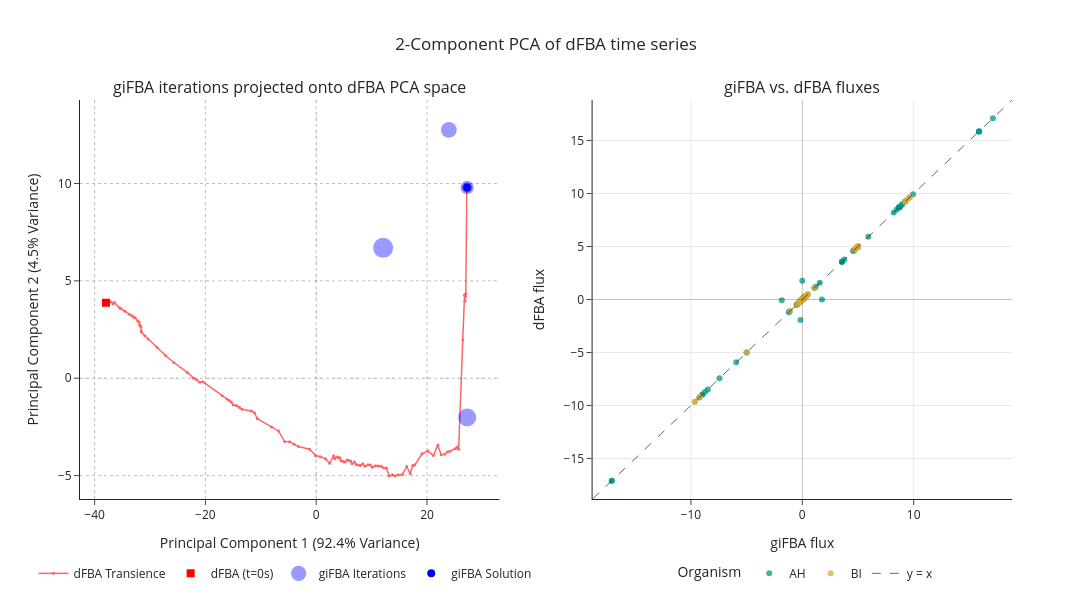

Notebook source saved alongside this figure:
### Code cell
import plotly.graph_objects as go
from plotly.subplots import make_subplots

import benchmark_analysis_utils as bau

FIG_DIR = "../../figures/real_model_figs/dfba_benchmark"

X_train = timeseries_df_flat.values.astype(float)
X_test = org_flux_flat.values.astype(float)

# PCA is fit on the dFBA time series; giFBA iterations are projected onto it
scaler = StandardScaler()
X_train_scaled = scaler.fit_transform(X_train)

pca = PCA(n_components=2)
X_train_pca = pca.fit_transform(X_train_scaled)
X_test_pca = pca.transform(scaler.transform(X_test))

pc1_train, pc2_train = X_train_pca[:, 0], X_train_pca[:, 1]
pc1_new, pc2_new = X_test_pca[:, 0], X_test_pca[:, 1]
var_pc1, var_pc2 = pca.explained_variance_ratio_ * 100

# marker area (pt^2) shrinks across iterations; plotly sizes are diameters
gifba_ms = np.linspace(400, 100, num=len(pc1_new))

# Flux comparison as in the benchmark (VACC_Benchmark_AH_BI.py): giFBA's converged
# fluxes vs. dFBA re-solved with pFBA at the final ODE concentrations; both are
# scaled by relative abundance.
final_conc = dict(zip(m_keys, sol.y[:, -1]))
dfba_final = org_flux.copy(deep=True)
dfba_final.iloc[:] = 0.0
for mdl_idx, model in enumerate(renamed_models):
    for ex_id in m_keys:
        if ex_id in model.reactions and "bio" not in ex_id:
            c = final_conc[ex_id]
            v_max = vmax_vals.loc[str(mdl_idx), ex_id]
            k_m = km_vals.loc[str(mdl_idx), ex_id]
            model.reactions.get_by_id(ex_id).lower_bound = -(v_max * c) / (k_m + c)
    solution = cb.flux_analysis.parsimonious.pfba(model)
    if solution.status == "optimal":
        dfba_final.loc[mdl_idx, list(solution.fluxes.index)] = solution.fluxes * rel_abund[mdl_idx].item()

org_names = {i: model_id for i, model_id in enumerate(ids_list)}
gifba_final = org_flux.reindex(columns=dfba_final.columns, fill_value=0)

flux_df = pd.DataFrame({
    "rxn": np.tile(dfba_final.columns, len(dfba_final)),
    "org": np.repeat([org_names[int(m)] for m in dfba_final.index], dfba_final.shape[1]),
    "dfba": dfba_final.to_numpy(dtype=float).ravel(),
    "gifba": gifba_final.loc[dfba_final.index].to_numpy(dtype=float).ravel(),
})
flux_df = flux_df[(flux_df["dfba"].abs() > 1e-12) | (flux_df["gifba"].abs() > 1e-12)]

fig = make_subplots(
    rows=1, cols=2, horizontal_spacing=0.1,
    subplot_titles=("giFBA iterations projected onto dFBA PCA space", "giFBA vs. dFBA fluxes"),
)

fig.add_trace(go.Scatter(
    x=pc1_train, y=pc2_train, mode="lines+markers", name="dFBA Transience",
    line=dict(color="rgb(255, 0, 0)", width=1.5), marker=dict(size=3),
    opacity=0.6, legend="legend",
), row=1, col=1)
fig.add_trace(go.Scatter(
    x=[pc1_train[0]], y=[pc2_train[0]], mode="markers", name="dFBA (t=0s)",
    marker=dict(color="rgb(255, 0, 0)", symbol="square", size=8), legend="legend",
), row=1, col=1)
fig.add_trace(go.Scatter(
    x=pc1_new, y=pc2_new, mode="markers", name="giFBA Iterations",
    marker=dict(color="rgb(0, 0, 255)", size=np.sqrt(gifba_ms), opacity=0.4, line=dict(width=0)),
    customdata=np.arange(len(pc1_new)),
    hovertemplate="iteration %{customdata}<br>PC1: %{x:.3g}<br>PC2: %{y:.3g}<extra></extra>",
    legend="legend",
), row=1, col=1)
fig.add_trace(go.Scatter(
    x=[pc1_new[-1]], y=[pc2_new[-1]], mode="markers", name="giFBA Solution",
    marker=dict(color="rgb(0, 0, 255)", size=8), legend="legend",
), row=1, col=1)
fig.add_hline(y=0, line_color="grey", line_dash="dash", line_width=0.8, row=1, col=1)
fig.add_vline(x=0, line_color="grey", line_dash="dash", line_width=0.8, row=1, col=1)
fig.update_xaxes(title_text=f"Principal Component 1 ({var_pc1:.1f}% Variance)",
                 showgrid=True, gridcolor="rgba(0,0,0,0.25)", griddash="dot", row=1, col=1)
fig.update_yaxes(title_text=f"Principal Component 2 ({var_pc2:.1f}% Variance)",
                 showgrid=True, gridcolor="rgba(0,0,0,0.25)", griddash="dot", row=1, col=1)

for org, color in bau.AH_BI_ORG_COLORS.items():
    sub = flux_df[flux_df["org"] == org]
    fig.add_trace(go.Scatter(
        x=sub["gifba"], y=sub["dfba"], mode="markers", name=org,
        marker=dict(size=6, color=color, opacity=0.75),
        customdata=sub["rxn"],
        hovertemplate="%{customdata} (" + org + ")<br>giFBA: %{x:.4g}<br>dFBA: %{y:.4g}<extra></extra>",
        legend="legend2",
    ), row=1, col=2)

lo = min(flux_df["gifba"].min(), flux_df["dfba"].min())
hi = max(flux_df["gifba"].max(), flux_df["dfba"].max())
pad = 0.05 * (hi - lo)
lo, hi = lo - pad, hi + pad
fig.add_trace(go.Scatter(
    x=[lo, hi], y=[lo, hi], mode="lines", line=dict(color="black", dash="dash", width=1),
    opacity=0.6, name="y = x", hoverinfo="skip", legend="legend2",
), row=1, col=2)
fig.add_hline(y=0, line_color="black", line_width=0.8, opacity=0.2, row=1, col=2)
fig.add_vline(x=0, line_color="black", line_width=0.8, opacity=0.2, row=1, col=2)
fig.update_xaxes(title_text="giFBA flux", range=(lo, hi), showgrid=True, row=1, col=2)
fig.update_yaxes(title_text="dFBA flux", range=(lo, hi), showgrid=True, row=1, col=2)

fig.update_layout(
    template="simple_white",
    title=dict(text="2-Component PCA of dFBA time series", x=0.5, xanchor="center"),
    height=600, width=1300,
    legend=dict(orientation="h", x=0.22, y=-0.15, xanchor="center", yanchor="top"),
    legend2=dict(title=dict(text="Organism"), orientation="h", x=0.78, y=-0.15, xanchor="center", yanchor="top"),
)
fig.show()
fig.write_html(f"{FIG_DIR}/pca_dFBA_giFBA_comparison_AH_BI.html")

### Figure 1 — Plotly figure (JSON) as saved in the notebook; plotly's stock layout.template omitted (floating-point values rounded to 4 significant figures; data arrays with more than 128 entries replaced by an {"elided": "..."} marker saying what was removed)
{"data": [{"legend": "legend", "line": {"color": "rgb(255, 0, 0)", "width": 1.5}, "marker": {"size": 3}, "mode": "lines+markers", "name": "dFBA Transience", "opacity": 0.6, "type": "scatter", "x": [-37.95, -37.82, -37.68, -37.07, -36.68, -36.44, -35.48, -35.36, -35.26, -34.5, -33.76, -33.23, -32.96, -32.7, -32.23, -31.98, -31.88, -31.77, -31.64, -31.58, -31.53, -30.93, -30.35, -28.73, -27.2, -25.7, -23.27, -22.13, -21.56, -21.0, -20.44, -16.97, -16.15, -15.74, -15.35, -15.0, -14.42, -13.89, -13.37, -11.71, -11.14, -10.63, -8.055, -6.797, -5.697, -4.8, -3.987, -3.198, -1.202, -0.1381, 0.763, 1.675, 2.43, 3.134, 3.352, 3.722, 4.01, 4.294, 4.497, 4.859, 5.192, 5.593, 5.914, 6.229, 6.467, 6.928, 7.239, 7.612, 7.978, 8.401, 8.811, 9.335, 9.782, 10.13, 10.73, 11.24, 11.74, 12.17, 12.66, 13.2, 13.77, 14.24, 14.76, 15.55, 16.35, 16.96, 17.42, 17.8, 19.09, 20.18, 21.15, 21.96, 22.56, 23.2, 23.67, 24.1, 25.15, 25.53, 25.71, 26.46, 26.77, 26.88, 26.96, 27.0, 27.19, 27.21, 27.22, 27.23, 27.24, 27.24, 27.24, 27.24, 27.24, 27.24, 27.24, 27.24, 27.24, 27.24, 27.24, 27.24], "xaxis": "x", "y": [3.88, 3.882, 3.883, 3.923, 3.816, 3.891, 3.603, 3.591, 3.569, 3.44, 3.28, 3.204, 3.131, 3.1, 2.935, 2.885, 2.749, 2.693, 2.627, 2.419, 2.359, 2.18, 2.018, 1.573, 1.165, 0.8074, 0.3007, 0.00396, -0.07994, -0.2012, -0.1818, -0.9031, -1.064, -1.142, -1.219, -1.376, -1.395, -1.494, -1.59, -1.679, -1.774, -2.077, -2.509, -2.706, -3.251, -3.261, -3.384, -3.501, -3.644, -3.961, -4.032, -4.14, -4.364, -3.986, -4.14, -4.042, -4.069, -4.095, -4.242, -4.27, -4.297, -4.203, -4.228, -4.252, -4.39, -4.302, -4.439, -4.461, -4.481, -4.393, -4.522, -4.441, -4.461, -4.573, -4.496, -4.51, -4.522, -4.612, -4.615, -5.022, -4.953, -5.018, -4.951, -4.939, -4.532, -4.892, -4.479, -4.454, -3.882, -3.739, -3.97, -3.422, -3.923, -3.896, -3.783, -3.745, -3.61, -3.513, -3.646, 1.971, 4.277, 3.951, 4.21, 4.337, 9.772, 9.783, 9.789, 9.793, 9.795, 9.796, 9.796, 9.796, 9.796, 9.796, 9.796, 9.796, 9.796, 9.796, 9.796, 9.796], "yaxis": "y"}, {"legend": "legend", "marker": {"color": "rgb(255, 0, 0)", "size": 8, "symbol": "square"}, "mode": "markers", "name": "dFBA (t=0s)", "type": "scatter", "x": [-37.95], "xaxis": "x", "y": [3.88], "yaxis": "y"}, {"customdata": [0, 1, 2, 3, 4], "hovertemplate": "iteration %{customdata}<br>PC1: %{x:.3g}<br>PC2: %{y:.3g}<extra></extra>", "legend": "legend", "marker": {"color": "rgb(0, 0, 255)", "line": {"width": 0}, "opacity": 0.4, "size": [20.0, 18.03, 15.81, 13.23, 10.0]}, "mode": "markers", "name": "giFBA Iterations", "type": "scatter", "x": [12.08, 27.25, 23.94, 27.24, 27.24], "xaxis": "x", "y": [6.697, -2.014, 12.76, 9.796, 9.796], "yaxis": "y"}, {"legend": "legend", "marker": {"color": "rgb(0, 0, 255)", "size": 8}, "mode": "markers", "name": "giFBA Solution", "type": "scatter", "x": [27.24], "xaxis": "x", "y": [9.796], "yaxis": "y"}, {"customdata": {"elided": "264 str values"}, "hovertemplate": "%{customdata} (AH)<br>giFBA: %{x:.4g}<br>dFBA: %{y:.4g}<extra></extra>", "legend": "legend2", "marker": {"color": "#009988", "opacity": 0.75, "size": 6}, "mode": "markers", "name": "AH", "type": "scatter", "x": {"elided": "264 float values"}, "xaxis": "x2", "y": {"elided": "264 float values"}, "yaxis": "y2"}, {"customdata": {"elided": "262 str values"}, "hovertemplate": "%{customdata} (BI)<br>giFBA: %{x:.4g}<br>dFBA: %{y:.4g}<extra></extra>", "legend": "legend2", "marker": {"color": "#DDAA33", "opacity": 0.75, "size": 6}, "mode": "markers", "name": "BI", "type": "scatter", "x": {"elided": "262 float values"}, "xaxis": "x2", "y": {"elided": "262 float values"}, "yaxis": "y2"}, {"hoverinfo": "skip", "legend": "legend2", "line": {"color": "black", "dash": "dash", "width": 1}, "mode": "lines", "name": "y = x", "opacity": 0.6, "type": "scatter", "x": [-18.83, 18.83], "xaxis": "x2", "y": [-18.83, 18.83], "yaxis": "y2"}], "layout": {"annotations": [{"font": {"size": 16}, "showarrow": false, "text": "giFBA iterations projected onto dFBA PCA space", "x": 0.225, "xanchor": "center", "xref": "paper", "y": 1, "yanchor": "bottom", "yref": "paper"}, {"font": {"size": 16}, "showarrow": false, "text": "giFBA vs. dFBA fluxes", "x": 0.775, "xanchor": "center", "xref": "paper", "y": 1, "yanchor": "bottom", "yref": "paper"}], "height": 600, "legend": {"orientation": "h", "x": 0.22, "xanchor": "center", "y": -0.15, "yanchor": "top"}, "legend2": {"orientation": "h", "title": {"text": "Organism"}, "x": 0.78, "xanchor": "center", "y": -0.15, "yanchor": "top"}, "shapes": [{"line": {"color": "grey", "dash": "dash", "width": 0.8}, "type": "line", "x0": 0, "x1": 1, "xref": "x domain", "y0": 0, "y1": 0, "yref": "y"}, {"line": {"color": "grey", "dash": "dash", "width": 0.8}, "type": "line", "x0": 0, "x1": 0, "xref": "x", "y0": 0, "y1": 1, "yref": "y domain"}, {"line": {"color": "black", "width": 0.8}, "opacity": 0.2, "type": "line", "x0": 0, "x1": 1, "xref": "x2 domain", "y0": 0, "y1": 0, "yref": "y2"}, {"line": {"color": "black", "width": 0.8}, "opacity": 0.2, "type": "line", "x0": 0, "x1": 0, "xref": "x2", "y0": 0, "y1": 1, "yref": "y2 domain"}], "title": {"text": "2-Component PCA of dFBA time series", "x": 0.5, "xanchor": "center"}, "width": 1300, "xaxis": {"anchor": "y", "domain": [0, 0.45], "gridcolor": "rgba(0,0,0,0.25)", "griddash": "dot", "showgrid": true, "title": {"text": "Principal Component 1 (92.4% Variance)"}}, "xaxis2": {"anchor": "y2", "domain": [0.55, 1], "range": [-18.83, 18.83], "showgrid": true, "title": {"text": "giFBA flux"}}, "yaxis": {"anchor": "x", "domain": [0, 1], "gridcolor": "rgba(0,0,0,0.25)", "griddash": "dot", "showgrid": true, "title": {"text": "Principal Component 2 (4.5% Variance)"}}, "yaxis2": {"anchor": "x2", "domain": [0, 1], "range": [-18.83, 18.83], "showgrid": true, "title": {"text": "dFBA flux"}}}}
